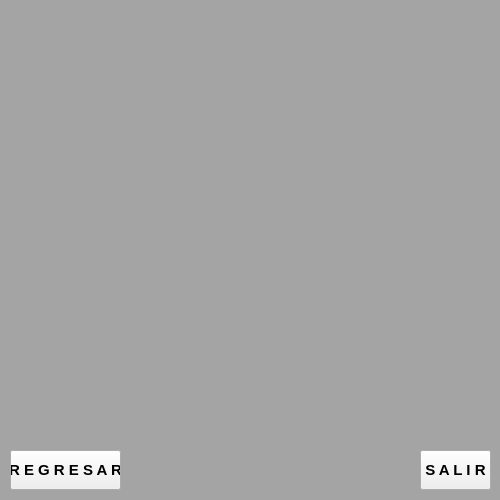
<?xml version="1.0" encoding="UTF-8"?>
<ui version="4.0">
 <class>Mi_perfil</class>
 <widget class="QWidget" name="Mi_perfil">
  <property name="geometry">
   <rect>
    <x>0</x>
    <y>0</y>
    <width>500</width>
    <height>500</height>
   </rect>
  </property>
  <property name="minimumSize">
   <size>
    <width>500</width>
    <height>500</height>
   </size>
  </property>
  <property name="maximumSize">
   <size>
    <width>500</width>
    <height>500</height>
   </size>
  </property>
  <property name="sizeIncrement">
   <size>
    <width>500</width>
    <height>500</height>
   </size>
  </property>
  <property name="baseSize">
   <size>
    <width>500</width>
    <height>500</height>
   </size>
  </property>
  <property name="windowTitle">
   <string>Mi Perfil</string>
  </property>
  <property name="windowIcon">
   <iconset resource="icons.qrc">
    <normaloff>:/img/icons/icon.ico</normaloff>:/img/icons/icon.ico</iconset>
  </property>
  <widget class="QLabel" name="label">
   <property name="geometry">
    <rect>
     <x>-20</x>
     <y>20</y>
     <width>221</width>
     <height>171</height>
    </rect>
   </property>
   <property name="styleSheet">
    <string notr="true">image: url(:/sources/img/icons/user.png);</string>
   </property>
   <property name="text">
    <string/>
   </property>
  </widget>
  <widget class="QPushButton" name="btnregresar">
   <property name="geometry">
    <rect>
     <x>10</x>
     <y>450</y>
     <width>111</width>
     <height>40</height>
    </rect>
   </property>
   <property name="font">
    <font>
     <pointsize>11</pointsize>
     <bold>true</bold>
    </font>
   </property>
   <property name="styleSheet">
    <string notr="true">background-image: url(:/img/bg/ac.jpg);</string>
   </property>
   <property name="text">
    <string>R E G R E S A R</string>
   </property>
  </widget>
  <widget class="QPushButton" name="btnsalir">
   <property name="geometry">
    <rect>
     <x>420</x>
     <y>450</y>
     <width>71</width>
     <height>40</height>
    </rect>
   </property>
   <property name="font">
    <font>
     <pointsize>11</pointsize>
     <bold>true</bold>
    </font>
   </property>
   <property name="styleSheet">
    <string notr="true">background-image: url(:/img/bg/ac.jpg);</string>
   </property>
   <property name="text">
    <string>S A L I R</string>
   </property>
  </widget>
  <widget class="QLabel" name="label_2">
   <property name="geometry">
    <rect>
     <x>-10</x>
     <y>0</y>
     <width>511</width>
     <height>571</height>
    </rect>
   </property>
   <property name="styleSheet">
    <string notr="true">background-color:rgba(0, 0, 0, 80);</string>
   </property>
   <property name="text">
    <string/>
   </property>
  </widget>
  <widget class="QLabel" name="label_3">
   <property name="geometry">
    <rect>
     <x>-680</x>
     <y>-3250</y>
     <width>1321</width>
     <height>3731</height>
    </rect>
   </property>
   <property name="styleSheet">
    <string notr="true">image: url(:/sources/img/bg/bgperfil.jpg);</string>
   </property>
   <property name="text">
    <string/>
   </property>
  </widget>
  <widget class="QLabel" name="label_4">
   <property name="geometry">
    <rect>
     <x>-110</x>
     <y>-10</y>
     <width>901</width>
     <height>521</height>
    </rect>
   </property>
   <property name="styleSheet">
    <string notr="true">image: url(:/sources/img/bg/bgperfil.jpg);</string>
   </property>
   <property name="text">
    <string/>
   </property>
  </widget>
  <zorder>label_4</zorder>
  <zorder>label_2</zorder>
  <zorder>label_3</zorder>
  <zorder>label</zorder>
  <zorder>btnregresar</zorder>
  <zorder>btnsalir</zorder>
 </widget>
 <resources>
  <include location="icons.qrc"/>
 </resources>
 <connections/>
</ui>
